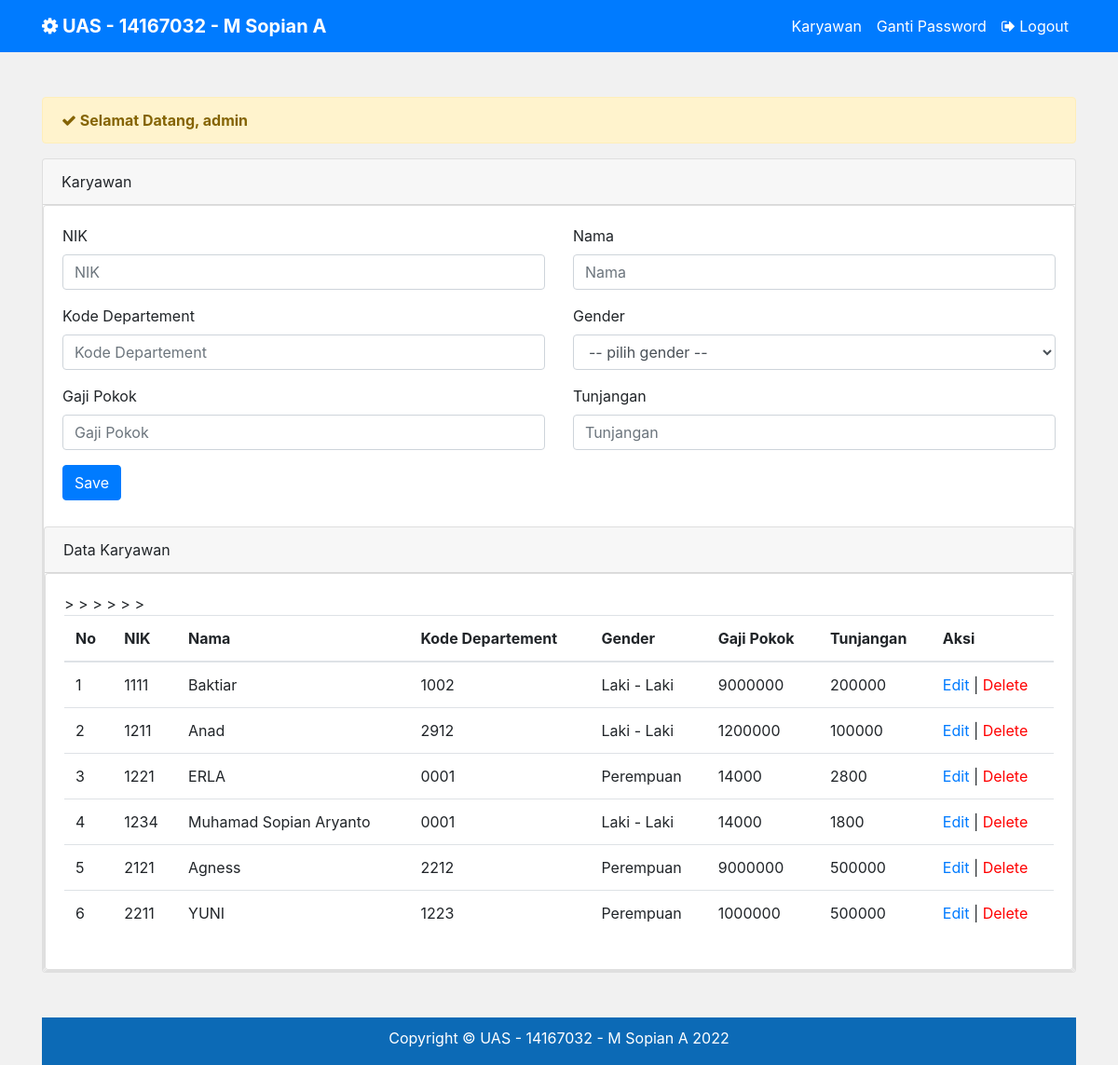
/index.php (signed in), run on the app's committed database.
### tables this page shows
CREATE TABLE `karyawan` (
  `Nik` int(4) NOT NULL,
  `Nama` varchar(25) NOT NULL,
  `Kode_Departement` varchar(10) NOT NULL,
  `Gender` char(2) NOT NULL,
  `Gaji_Pokok` int(11) NOT NULL,
  `Tunjangan` int(11) NOT NULL
);

### koneksi.php (called while the page is built, shortened)
<?php
    $title_project = 'UAS - 14167032 - M Sopian A';
?>

### views/home/index.php (the view, shortened to what this page needs)
<?php
$sql = "SELECT * FROM karyawan";
    $row = $koneksi->prepare($sql);
    $row->execute();
    $hasil = $row->fetchAll(PDO::FETCH_OBJ);
    if(!empty($_GET['id'])){
        $id = $_GET['id'];
        $sqls = "SELECT * FROM karyawan where Nik = ? ";
        $row = $koneksi->prepare($sqls);
        $row->execute(array($id));
        $datarow = $row->fetch();
        $nik =  $datarow['Nik'];
        $nama =  $datarow['Nama'];
        $kode_departement =  $datarow['Kode_Departement'];
        $gender =  $datarow['Gender'];
        $gapok =  $datarow['Gaji_Pokok'];
        $tunjangan =  $datarow['Tunjangan'];
        $act = "update";
    }else{
        $nik =  "";
        $nama =    "";
        $kode_departement =    "";
        $gapok =   "";
        $tunjangan =  "";
        $act = "simpan";
    }
    ?>
<div class="row">
    <div class="col-lg-12">
        <?php if(!empty($_SESSION['ADMIN'])){?>
            <div class="alert alert-warning mt-5 alert-dismissible fade show" role="alert">
                <strong>
                    <i class="fa fa-check"></i>
                    Selamat Datang,
                    <?php echo $_SESSION['ADMIN']['username'];?>
                </strong>
            </div>
            <div class="card mt-2">
                <div class="card-header">
                    Karyawan
                </div>
                <div class="card">
            <div class="card-body">
                <form method="post" action="proses/aksi.php?aksi=<?= $act ?>">
                    <div class="row">
                        <div class="col-sm-6">
                            <div class="form-group">
                                <label>NIK</label>
                                <input type="number" value="<?= $nik ?>"
                                    placeholder="NIK"
                                    required
                                    class="form-control"
                                    name="nik">
                            </div>
                        </div>
                        <div class="col-sm-6">
                            <div class="form-group">
                                <label>Nama</label>
                                <input type="text" value="<?= $nama ?>"
                                    placeholder="Nama"
                                    required
                                    class="form-control"
                                    name="nama">
                            </div>
                        </div>
                    </div>
                    <div class="row">
                        <div class="col-sm-6">
                            <div class="form-group">
                                <label>Kode Departement</label>
                                <input type="text" value="<?= $kode_departement ?>"
                                    placeholder="Kode Departement"
                                    required
                                    class="form-control"
                                    name="kode_departement">
                            </div>
                        </div>
                        <div class="col-sm-6">
                            <div class="form-group">
                                <label>Gender</label>
                                <select name="gender" class="form-control">
                                    <option value=""> -- pilih gender -- </option>
                                </select>
                            </div>
                        </div>
                    </div>
                    <div class="row">
                        <div class="col-sm-6">
                            <div class="form-group">
                                <label>Gaji Pokok</label>
                                <input type="text" value="<?= $gapok ?>"
                                    placeholder="Gaji Pokok"
                                    required
                                    class="form-control"
                                    name="gaji_pokok">
                            </div>
                        </div>
                        <div class="col-sm-6">
                            <div class="form-group">
                                <label>Tunjangan</label>
                                <input type="text" value="<?= $tunjangan ?>"
                                    placeholder="Tunjangan"
                                    required
                                    class="form-control"
                                    name="tunjangan">
                            </div>
                        </div>
                    </div>
                    <button type="submit" class="btn btn-primary btn-md">Save</button>
                </form>
            </div>
            <div class="card mt-2">
                <div class="card-header">
                    Data Karyawan
                </div>
                <div class="card">
            <div class="card-body">
                <table class="table">
                    <thead>
                        <tr>
                        <th>No</th>
                        <th>NIK</th>
                        <th>Nama</th>
                        <th>Kode Departement</th>
                        <th>Gender</th>
                        <th>Gaji Pokok</th>
                        <th>Tunjangan</th>
                        <th>Aksi</th>
                        </tr>
                    </thead>
                    <tbody>
                        <?php $no=1;
                        foreach($hasil as $key){ ?>
                    <tr>
                        <td><?php echo $no ?></td>
                        <td><?php echo $key->Nik ?></td>
                        <td><?php echo $key->Nama ?></td>
                        <td><?php echo $key->Kode_Departement ?></td>
                        <td><?php if($key->Gender =="l"){ echo "Laki - Laki"; }else{ echo "Perempuan"; } ?></td>
                        <td><?php echo $key->Gaji_Pokok ?></td>
                        <td><?php echo $key->Tunjangan ?></td>>
                        <td><a href="index.php?aksi=edit&id=<?php echo $key->Nik ?>">Edit</a> | <a href="proses/aksi.php?aksi=delete&id=<?php echo $key->Nik ?>" style="color:red">Delete</a></td>
                    </tr>
                    <?php $no++;  } ?>
                    </tbody>
                </table>
            </div>
        </div>
        </div>
            </div>
        <?php }?>
    </div>
</div>

### index.php (shortened to what this page needs)
<?php
    require 'koneksi.php';
?>
<!DOCTYPE HTML>
<html>
	<head>
        <link rel="stylesheet" href="https://cdnjs.cloudflare.com/ajax/libs/twitter-bootstrap/4.5.1/css/bootstrap.css">
        <link rel="stylesheet" href="https://cdn.datatables.net/1.10.19/css/dataTables.bootstrap4.min.css" />
        <link rel="stylesheet" href="https://stackpath.bootstrapcdn.com/font-awesome/4.7.0/css/font-awesome.min.css">
        <link rel="stylesheet" href="assets/css/main.css?v=<?=time();?>">
	</head>
    <body class="d-flex flex-column min-vh-100">
        <nav class="navbar navbar-expand-sm navbar-dark bg-primary">
            <div class="container">
                <a class="navbar-brand" href="index.php">
                    <b>
                        <i class="fa fa-cog"></i>
                        <?= $title_project;?>
                    </b>
                </a>
                <div class="collapse navbar-collapse" id="collapsibleNavId">
                    <ul class="navbar-nav ml-auto">
                        <?php if(!empty($_SESSION['ADMIN'])){?>
                            <li class="nav-item active">
                                <a class="nav-link" href="index.php">Karyawan</a>
                            </li>
                            <li class="nav-item active">
                                <a class="nav-link" href="index.php?hal=profil">
                                    Ganti Password
                                </a>
                            </li>
                            <li class="nav-item active">
                                <a class="nav-link" href="proses.php?aksi=logout">
                                    <i class="fa fa-sign-out"></i> Logout
                                </a>
                            </li>
                        <?php }?>
                    </ul>
                </div>
            </div>
        </nav>
		<div class="container">
			<?php
                if(!empty($_GET['hal'])){
                    if(!empty($_SESSION['ADMIN'])){
                        if(!empty($_GET['file'])){
                            if(file_exists('views/'.strip_tags($_GET['hal']).'/'.strip_tags($_GET['file']).'.php'))
                            {
                                include 'views/'.strip_tags($_GET['hal']).'/'.strip_tags($_GET['file']).'.php';
                            }else{
                                include 'views/errors/404.php';
                            }
                        }else{
                            if(file_exists('views/'.strip_tags($_GET['hal']).'/index.php'))
                            {
                                include 'views/'.strip_tags($_GET['hal']).'/index.php';
                            }else{
                                include 'views/errors/404.php';
                            }
                        }
                    }else{
                        echo '<script>alert("Maaf Login Dahulu !");window.location="login.php"</script>';
                    }
                }else{
                    include 'views/home/index.php';
                }
            ?>
		</div>
        <div class="footer mt-auto text-center">
            <p> Copyright &copy; <?= $title_project;?> <?=date('Y');?></p>
        </div>
	</body>
</html>

### assets/css/main.css (style rules this page uses)
body { background:#f1f1f1; }
.footer { width:100%; background-color: #0c6ab6; color:#fff; bottom: 0; padding-top:10px; padding-bottom: 1px; }

### data on the page
karyawan: Nik "1111", Nama "Baktiar", Kode_Departement "1002", Gender "Laki - Laki", Gaji_Pokok "9000000", Tunjangan "200000"
karyawan: Nik "1211", Nama "Anad", Kode_Departement "2912", Gender "Laki - Laki", Gaji_Pokok "1200000", Tunjangan "100000"
karyawan: Nik "1221", Nama "ERLA", Kode_Departement "0001", Gender "Perempuan", Gaji_Pokok "14000", Tunjangan "2800"
karyawan: Nik "1234", Nama "Muhamad Sopian Aryanto", Kode_Departement "0001", Gender "Laki - Laki", Gaji_Pokok "14000", Tunjangan "1800"
karyawan: Nik "2121", Nama "Agness", Kode_Departement "2212", Gender "Perempuan", Gaji_Pokok "9000000", Tunjangan "500000"
karyawan: Nik "2211", Nama "YUNI", Kode_Departement "1223", Gender "Perempuan", Gaji_Pokok "1000000", Tunjangan "500000"

### other printed values
$title_project "UAS - 14167032 - M Sopian A"
$_SESSION['ADMIN']['username'] "admin"
